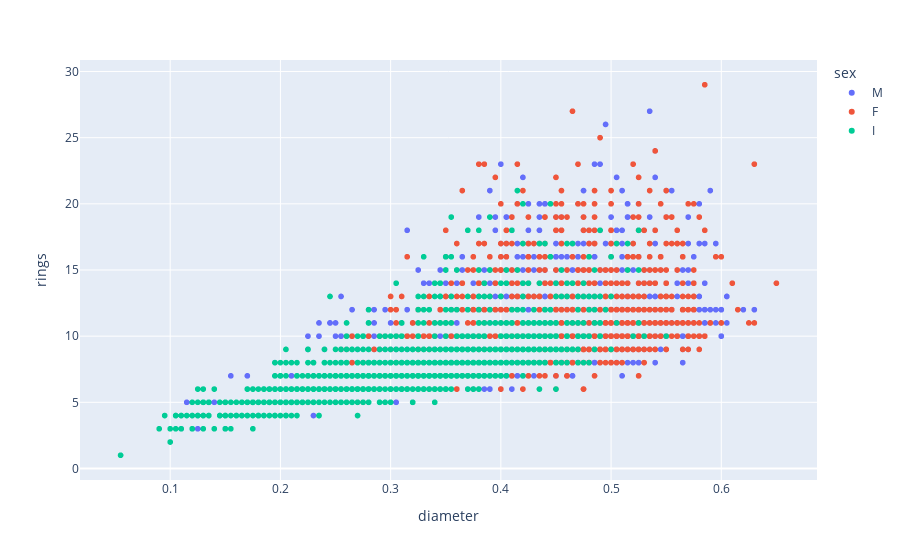

The cell this chart's notebook holds for it:
### Code cell
figure=px.scatter(data_frame=data,x='diameter',y='rings',color='sex')
figure.show()

### Figure 1 — Plotly figure (JSON) as saved in the notebook; plotly's stock layout.template omitted (floating-point values rounded to 4 significant figures; data arrays with more than 128 entries replaced by an {"elided": "..."} marker saying what was removed)
{"data": [{"hovertemplate": "sex=M<br>diameter=%{x}<br>rings=%{y}<extra></extra>", "legendgroup": "M", "marker": {"color": "#636efa", "symbol": "circle"}, "mode": "markers", "name": "M", "showlegend": true, "x": {"elided": "1528 float values"}, "xaxis": "x", "y": {"elided": "1528 int values"}, "yaxis": "y", "type": "scattergl"}, {"hovertemplate": "sex=F<br>diameter=%{x}<br>rings=%{y}<extra></extra>", "legendgroup": "F", "marker": {"color": "#EF553B", "symbol": "circle"}, "mode": "markers", "name": "F", "showlegend": true, "x": {"elided": "1307 float values"}, "xaxis": "x", "y": {"elided": "1307 int values"}, "yaxis": "y", "type": "scattergl"}, {"hovertemplate": "sex=I<br>diameter=%{x}<br>rings=%{y}<extra></extra>", "legendgroup": "I", "marker": {"color": "#00cc96", "symbol": "circle"}, "mode": "markers", "name": "I", "showlegend": true, "x": {"elided": "1342 float values"}, "xaxis": "x", "y": {"elided": "1342 int values"}, "yaxis": "y", "type": "scattergl"}], "layout": {"xaxis": {"anchor": "y", "domain": [0, 1], "title": {"text": "diameter"}}, "yaxis": {"anchor": "x", "domain": [0, 1], "title": {"text": "rings"}}, "legend": {"title": {"text": "sex"}, "tracegroupgap": 0}, "margin": {"t": 60}}}
